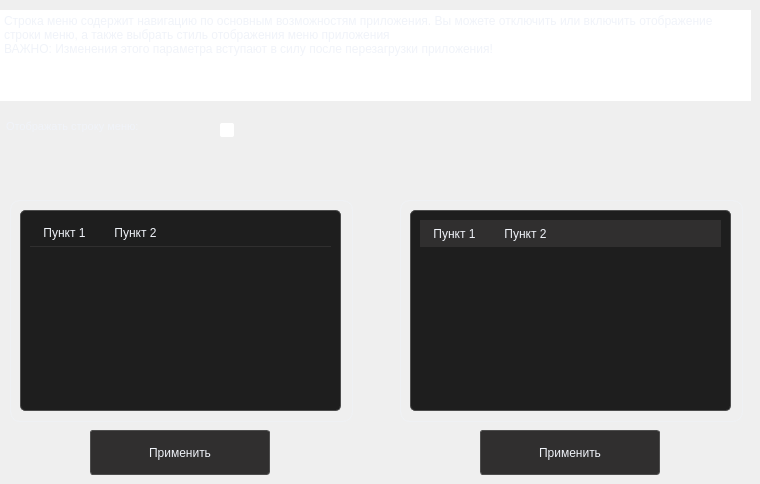
     <widget class="QWidget" name="page">
      <widget class="QPlainTextEdit" name="plainTextEdit_8">
       <property name="geometry">
        <rect>
         <x>0</x>
         <y>10</y>
         <width>751</width>
         <height>91</height>
        </rect>
       </property>
       <property name="styleSheet">
        <string notr="true">QPlainTextEdit {
	border: none;
	color: rgb(240, 243, 249);
}</string>
       </property>
       <property name="readOnly">
        <bool>true</bool>
       </property>
       <property name="plainText">
        <string>Строка меню содержит навигацию по основным возможностям приложения. Вы можете отключить или включить отображение строки меню, а также выбрать стиль отображения меню приложения
ВАЖНО: Изменения этого параметра вступают в силу после перезагрузки приложения!</string>
       </property>
      </widget>
      <widget class="QLabel" name="label_7">
       <property name="geometry">
        <rect>
         <x>6</x>
         <y>120</y>
         <width>211</width>
         <height>31</height>
        </rect>
       </property>
       <property name="font">
        <font>
         <pointsize>8</pointsize>
        </font>
       </property>
       <property name="styleSheet">
        <string notr="true">QLabel {
	color: rgb(240, 243, 249);
}</string>
       </property>
       <property name="text">
        <string>Отображать строку меню:</string>
       </property>
       <property name="alignment">
        <set>Qt::AlignLeading|Qt::AlignLeft|Qt::AlignTop</set>
       </property>
       <property name="wordWrap">
        <bool>true</bool>
       </property>
      </widget>
      <widget class="QCheckBox" name="menu_line_chk">
       <property name="geometry">
        <rect>
         <x>220</x>
         <y>108</y>
         <width>171</width>
         <height>45</height>
        </rect>
       </property>
       <property name="minimumSize">
        <size>
         <width>0</width>
         <height>45</height>
        </size>
       </property>
       <property name="styleSheet">
        <string notr="true">QCheckBox {
	color: rgb(255, 255, 255);
}

QCheckBox::indicator:unchecked {
	border-radius: 2px;
	background-color: rgb(255, 255, 255);
}

QCheckBox::indicator:checked {
	border-radius: 2px;
	background-color: rgb(67, 67, 67);
}</string>
       </property>
       <property name="text">
        <string/>
       </property>
      </widget>
      <widget class="QFrame" name="frame_23">
       <property name="geometry">
        <rect>
         <x>20</x>
         <y>210</y>
         <width>321</width>
         <height>201</height>
        </rect>
       </property>
       <property name="styleSheet">
        <string notr="true">QFrame {
	border-radius: 5px;
	border: 1px solid rgb(77, 77, 77);
	background-color: rgb(30, 30, 30);
}</string>
       </property>
       <property name="frameShape">
        <enum>QFrame::StyledPanel</enum>
       </property>
       <property name="frameShadow">
        <enum>QFrame::Raised</enum>
       </property>
       <widget class="QFrame" name="menu_bar_style_frame">
        <property name="geometry">
         <rect>
          <x>10</x>
          <y>10</y>
          <width>301</width>
          <height>27</height>
         </rect>
        </property>
        <property name="styleSheet">
         <string notr="true">QFrame {
	border-radius: 0px;
	border: none;
	border-bottom: 1px solid rgb(48, 47, 47);
	background-color: rgb(30, 30, 30);
}</string>
        </property>
        <property name="frameShape">
         <enum>QFrame::StyledPanel</enum>
        </property>
        <property name="frameShadow">
         <enum>QFrame::Raised</enum>
        </property>
        <widget class="QLabel" name="menu_bar_style_lbl">
         <property name="geometry">
          <rect>
           <x>-1</x>
           <y>0</y>
           <width>71</width>
           <height>26</height>
          </rect>
         </property>
         <property name="styleSheet">
          <string notr="true">QLabel {
	border: none;
	color: rgb(240, 243, 249);
}

QLabel:hover {
	background-color: rgb(77, 77, 77);
}</string>
         </property>
         <property name="text">
          <string>Пункт 1</string>
         </property>
         <property name="alignment">
          <set>Qt::AlignCenter</set>
         </property>
        </widget>
        <widget class="QLabel" name="menu_bar_style_lbl_2">
         <property name="geometry">
          <rect>
           <x>70</x>
           <y>0</y>
           <width>71</width>
           <height>26</height>
          </rect>
         </property>
         <property name="styleSheet">
          <string notr="true">QLabel {
	border: none;
	color: rgb(240, 243, 249);
}

QLabel:hover {
	background-color: rgb(77, 77, 77);
}</string>
         </property>
         <property name="text">
          <string>Пункт 2</string>
         </property>
         <property name="alignment">
          <set>Qt::AlignCenter</set>
         </property>
        </widget>
       </widget>
      </widget>
      <widget class="QPushButton" name="menu_style_btn">
       <property name="geometry">
        <rect>
         <x>90</x>
         <y>430</y>
         <width>180</width>
         <height>45</height>
        </rect>
       </property>
       <property name="minimumSize">
        <size>
         <width>130</width>
         <height>45</height>
        </size>
       </property>
       <property name="maximumSize">
        <size>
         <width>200</width>
         <height>16777215</height>
        </size>
       </property>
       <property name="styleSheet">
        <string notr="true">QPushButton {
	border: 1px solid rgb(77, 77, 77);
	border-radius: 3px;
	background-color: rgb(48, 47, 47);
	color: rgb(240, 243, 249);
}

QPushButton:hover {
	background-color: rgb(77, 77, 77);
}</string>
       </property>
       <property name="text">
        <string>Применить</string>
       </property>
      </widget>
      <widget class="QFrame" name="menu_style_frame">
       <property name="geometry">
        <rect>
         <x>10</x>
         <y>200</y>
         <width>343</width>
         <height>222</height>
        </rect>
       </property>
       <property name="styleSheet">
        <string notr="true">QFrame {
	border-radius: 10px;
	border: 1px solid rgba(240, 243, 249, 150);
}</string>
       </property>
       <property name="frameShape">
        <enum>QFrame::StyledPanel</enum>
       </property>
       <property name="frameShadow">
        <enum>QFrame::Raised</enum>
       </property>
      </widget>
      <widget class="QFrame" name="frame_28">
       <property name="geometry">
        <rect>
         <x>410</x>
         <y>210</y>
         <width>321</width>
         <height>201</height>
        </rect>
       </property>
       <property name="styleSheet">
        <string notr="true">QFrame {
	border-radius: 5px;
	border: 1px solid rgb(77, 77, 77);
	background-color: rgb(30, 30, 30);
}</string>
       </property>
       <property name="frameShape">
        <enum>QFrame::StyledPanel</enum>
       </property>
       <property name="frameShadow">
        <enum>QFrame::Raised</enum>
       </property>
       <widget class="QFrame" name="menu_bar_color_style_frame">
        <property name="geometry">
         <rect>
          <x>10</x>
          <y>10</y>
          <width>301</width>
          <height>27</height>
         </rect>
        </property>
        <property name="styleSheet">
         <string notr="true">QFrame {
	border-radius: 0px;
	border: none;
	background-color: rgb(48, 47, 47);
}</string>
        </property>
        <property name="frameShape">
         <enum>QFrame::StyledPanel</enum>
        </property>
        <property name="frameShadow">
         <enum>QFrame::Raised</enum>
        </property>
        <widget class="QLabel" name="menu_bar_color_style_lbl">
         <property name="geometry">
          <rect>
           <x>-1</x>
           <y>0</y>
           <width>71</width>
           <height>27</height>
          </rect>
         </property>
         <property name="styleSheet">
          <string notr="true">QLabel {
	border: none;
	color: rgb(240, 243, 249);
}

QLabel:hover {
	background-color: rgb(30, 30, 30);
}</string>
         </property>
         <property name="text">
          <string>Пункт 1</string>
         </property>
         <property name="alignment">
          <set>Qt::AlignCenter</set>
         </property>
        </widget>
        <widget class="QLabel" name="menu_bar_color_style_lbl_2">
         <property name="geometry">
          <rect>
           <x>70</x>
           <y>0</y>
           <width>71</width>
           <height>27</height>
          </rect>
         </property>
         <property name="styleSheet">
          <string notr="true">QLabel {
	border: none;
	color: rgb(240, 243, 249);
}

QLabel:hover {
	background-color: rgb(30, 30, 30);
}</string>
         </property>
         <property name="text">
          <string>Пункт 2</string>
         </property>
         <property name="alignment">
          <set>Qt::AlignCenter</set>
         </property>
        </widget>
       </widget>
      </widget>
      <widget class="QFrame" name="menu_color_style_frame">
       <property name="geometry">
        <rect>
         <x>400</x>
         <y>200</y>
         <width>343</width>
         <height>222</height>
        </rect>
       </property>
       <property name="styleSheet">
        <string notr="true">QFrame {
	border-radius: 10px;
	border: 1px solid rgba(240, 243, 249, 150);
}</string>
       </property>
       <property name="frameShape">
        <enum>QFrame::StyledPanel</enum>
       </property>
       <property name="frameShadow">
        <enum>QFrame::Raised</enum>
       </property>
      </widget>
      <widget class="QPushButton" name="menu_color_style_btn">
       <property name="geometry">
        <rect>
         <x>480</x>
         <y>430</y>
         <width>180</width>
         <height>45</height>
        </rect>
       </property>
       <property name="minimumSize">
        <size>
         <width>130</width>
         <height>45</height>
        </size>
       </property>
       <property name="maximumSize">
        <size>
         <width>200</width>
         <height>16777215</height>
        </size>
       </property>
       <property name="styleSheet">
        <string notr="true">QPushButton {
	border: 1px solid rgb(77, 77, 77);
	border-radius: 3px;
	background-color: rgb(48, 47, 47);
	color: rgb(240, 243, 249);
}

QPushButton:hover {
	background-color: rgb(77, 77, 77);
}</string>
       </property>
       <property name="text">
        <string>Применить</string>
       </property>
      </widget>
      <zorder>menu_color_style_frame</zorder>
      <zorder>menu_color_style_btn</zorder>
      <zorder>frame_28</zorder>
      <zorder>menu_style_btn</zorder>
      <zorder>menu_style_frame</zorder>
      <zorder>frame_23</zorder>
      <zorder>plainTextEdit_8</zorder>
      <zorder>label_7</zorder>
      <zorder>menu_line_chk</zorder>
     </widget>
